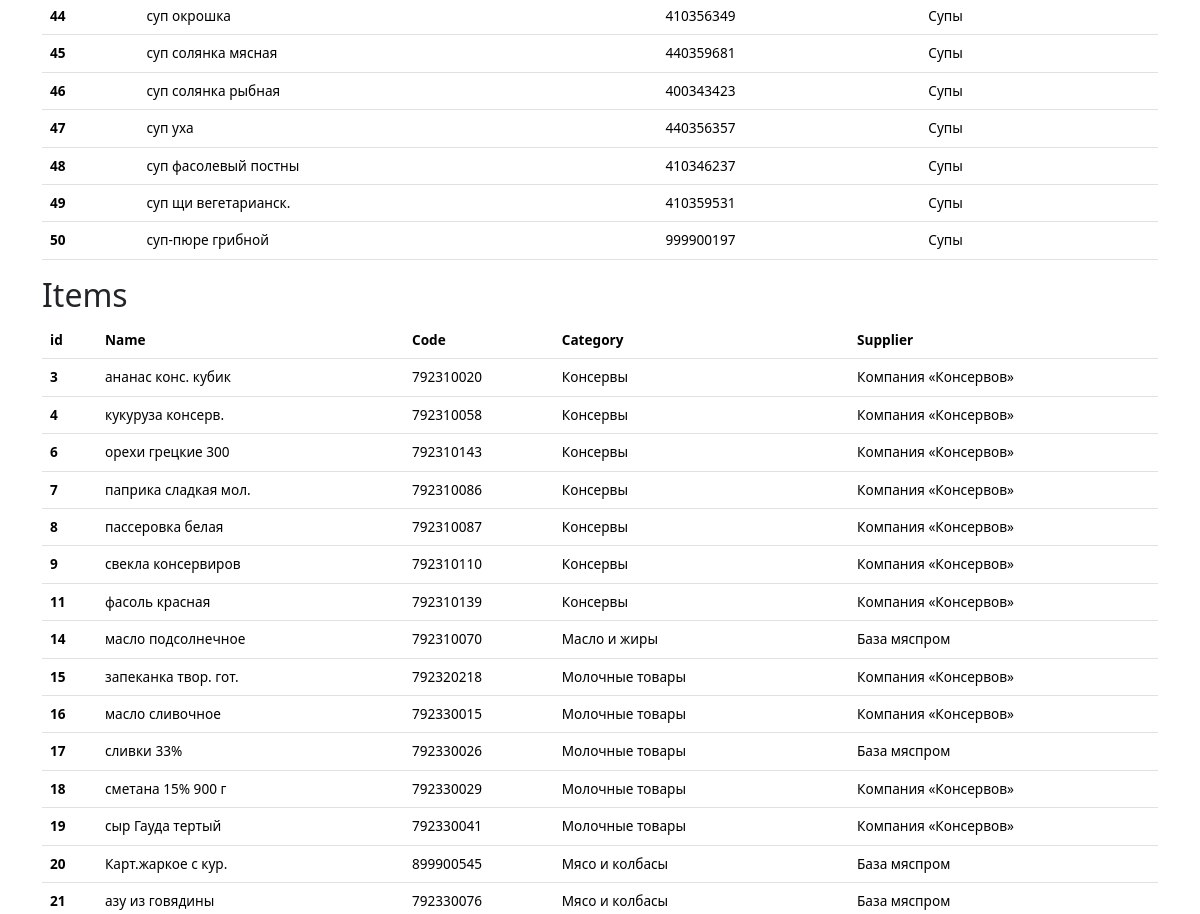
The page /register/ (middle part) on the database as committed earlier.
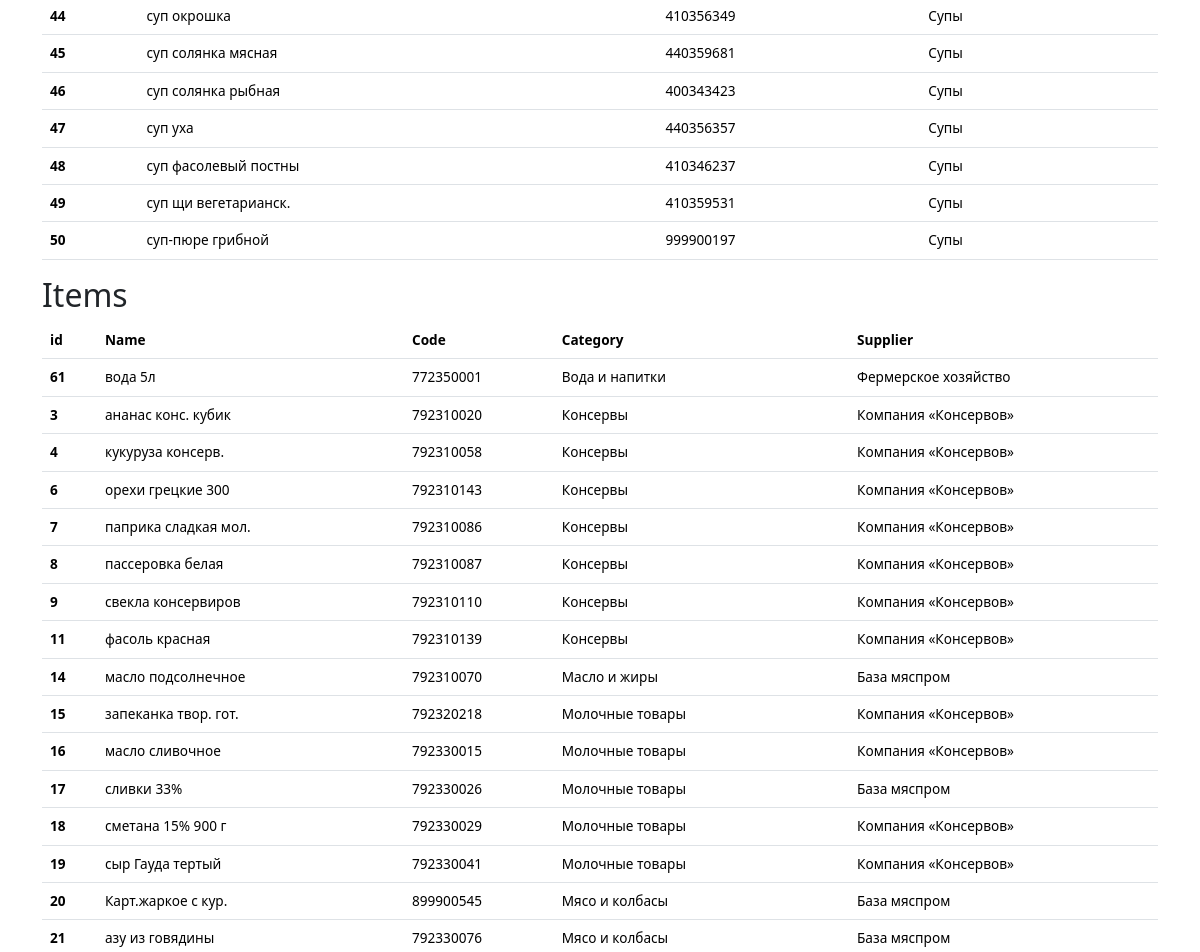
The same page on the database as committed later.
### register/models.py (models this page shows, shortened)
class Product(models.Model):
    DIFFICULTY_LEVELS = (
        ('Easy', 'Easy'),
        ('Medium', 'Medium'),
        ('Hard', 'Hard'),
    )
    code=models.DecimalField(max_digits=10, help_text="Не более 10 знаков", decimal_places=0, unique=True)
    name = models.CharField(max_length=200,help_text="Не более 200 знаков", db_index=True, verbose_name='Продукт')
    category = models.ForeignKey(Category, related_name='product', on_delete=models.CASCADE)
    ingredient = models.ManyToManyField(Item, through=RecipeIngredient)
    difficulty = models.CharField(choices=DIFFICULTY_LEVELS, max_length=10)
    price = models.DecimalField(max_digits=10,help_text="Не более 10 знаков", decimal_places=2)
    description = models.TextField(blank=True, null=True)
    cooking= models.TextField(blank=True, null = True)
    slug= models.SlugField(max_length=255, verbose_name='Url', unique=True)
    weekday_forecast=models.PositiveIntegerField(verbose_name='Будни', null = True)
    weekend_forecast=models.PositiveIntegerField(verbose_name='Выходные', null = True)
    avrg_forecast= models.PositiveIntegerField(editable=False, verbose_name='Суточные', null = True)
    holiday_forecast=models.PositiveIntegerField(verbose_name='Праздники', null = True)
    promotion_forecast=models.PositiveIntegerField(verbose_name='Промо', null = True)
    created_date= models.DateField(auto_now_add=True, verbose_name='Создан',null=True)
    updated_date = models.DateField(auto_now=True,  verbose_name='Изменен', null=True)
    class Meta:
        ordering = ['category', 'name']
        verbose_name = 'Продукт'
        verbose_name_plural = 'Продукты'
    def __str__(self):
        return self.name

class Category(models.Model):
    code= models.CharField(max_length=5, help_text="Не более 5 цифр",  unique=True,verbose_name='Код')
    name = models.CharField(max_length=200, help_text="Не более 200 знаков", db_index=True, verbose_name='Категория')
    slug= models.SlugField(max_length=255, verbose_name='Url', unique=True)
    class Meta:
        ordering = ['name']
        verbose_name = 'Категория продукта'
        verbose_name_plural = 'Категории продуктов'
    def __str__(self):
        return self.name

class Item(models.Model):
    code=models.DecimalField(max_digits=12, unique=True, help_text="Не более 12 знаков",decimal_places=0,null=True,verbose_name='Код')
    name = models.CharField(max_length=200, help_text="Не более 200 знаков", unique=True,db_index=True)
    category = models.ForeignKey(
        CategoryItem, related_name='item', on_delete=models.CASCADE)
    supplier=models.ForeignKey(Supplier, related_name='item',on_delete=models.CASCADE)
    unit = models.CharField(max_length=50, help_text="Не более 50 знаков", choices=UNITS ) # pounds, lbs, oz ,grams, etc
    unit_cost = models.DecimalField(max_digits=10, help_text="Не более 10 знаков",decimal_places=2)
    description = models.TextField(blank=True, null=True)
    slug= models.SlugField(max_length=255, verbose_name='Url', unique=True)
    delivery_time = models.IntegerField(verbose_name='Дней', null=True)
    supply_lot = models.IntegerField(verbose_name='lot', null=True)
    lot_weight= models.FloatField(verbose_name='weight', blank=True, null=True)
    lot_length=models.FloatField(verbose_name='length', blank=True, null=True)
    lot_width = models.FloatField(verbose_name='width', blank=True, null=True)
    lot_height = models.FloatField(verbose_name='height', blank=True, null=True)
    best_befor = models.IntegerField(blank=True, null=True)
    created_date= models.DateField(auto_now_add=True, verbose_name='Создан',null=True)
    updated_date = models.DateField(auto_now=True,  verbose_name='Изменен', null=True)
    class Meta:
        ordering = ['category','name']
        verbose_name = 'Товар'
        verbose_name_plural = 'Товары'
    def __str__(self):
        return self.name

class CategoryItem(models.Model):
    code= models.DecimalField(max_digits=5, help_text="Не более 5 цифр", decimal_places=0, unique=True,verbose_name='Код')
    name = models.CharField(max_length=200, help_text="Не более 200 знаков", db_index=True, verbose_name='Категория')
    slug= models.SlugField(max_length=255, verbose_name='Url', unique=True)
    class Meta:
        ordering = ['name']
        verbose_name = 'Категория товара'
        verbose_name_plural = 'Категории товаров'
    def __str__(self):
        return self.name

class Supplier(models.Model):
    code=models.CharField(max_length=4, null=True)
    name = models.CharField(max_length=200, help_text="Не более 200 знаков",db_index=True)
    slug= models.SlugField(max_length=255, verbose_name='Url', unique=True)
    address = models.CharField(max_length=220)
    contact=models.CharField(max_length=250, null=True)
    created_date = models.DateField(auto_now_add=True)
    class Meta:
        ordering = ['name']
        verbose_name = 'Поставщик'
        verbose_name_plural = 'Поставщики'
    def __str__(self):
        return self.name

### register/views.py (the view)
# urls.py: path('', include('register.urls')),
def register(request):
    suppliers = Supplier.objects.all()
    items = Item.objects.all()
    products=Product.objects.all()
    recipes=RecipeIngredient.objects.all()
    categoryitems=CategoryItem.objects.all()
    categories = Category.objects.all() # Передано в news/templatetags/news_tags.py
    context = {
        'suppliers': suppliers,
        'items': items,
        'products': products,
        'recipes': recipes,
        'categoryitems': categoryitems,
        'categories': categories,
        'title':'Register'
    }
    return render(request, template_name='register/register.html', context=context)

### register/models.py (called while the page is built)
    @property
    def ingredient_cost(self):
        return format((float(self.unit_cost) * float(self.ratio)), '.2f')

### register/templates/register/register.html (shortened to what this page needs)
{% extends 'base_simple.html' %}
{% load static %}
{% block content %}
<div class="container">
  <table class="table">
    <tbody>
      {% for product in products%}
      <tr>
        <th scope="row">{{product.id}}</th>
        <td>{{product.name}}</td>
        <td>{{product.code}}</td>
        <td>{{product.category}}</td>
      </tr>
      {% endfor %}
    </tbody>
  </table>
  <h2>Items</h2>
  <table class="table">
    <thead>
      <tr>
        <th scope="col">id</th>
        <th scope="col">Name</th>
        <th scope="col">Code</th>
        <th scope="col">Category</th>
        <th scope="col">Supplier</th>
      </tr>
    </thead>
    <tbody>
      {% for item in items%}
      <tr>
        <th scope="row">{{item.id}}</th>
        <td>{{item.name}}</td>
        <td>{{item.code}}</td>
        <td>{{item.category}}</td>
        <td>{{item.supplier}}</td>
      </tr>
      {% endfor %}
    </tbody>
  </table>
</div>
{% endblock %}

Rows that differ between the two databases and show on the page:
added Item: id "61", name "вода 5л", code "772350001", category "Вода и напитки", supplier "Фермерское хозяйство"
